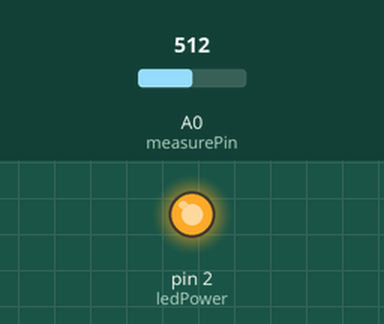
This sketch was run on a simulated Arduino Uno, built with avr-gcc and run on an emulated ATmega328P. Shown: output pins drawn as LEDs (lit = HIGH). The test bench sets the inputs (shaded band); at power-on: A0 (measurePin) = 512. What the sketch prints to the serial monitor is not drawn.

Above: at 0.1 s.
Timing chart, 0 to 1.6 s (numbered marks = the images above):
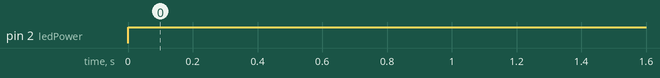

The sketch:

pm2.5MeasureParticulateMatter.ino
```cpp
const int measurePin = A0;
const int ledPower = 2;

const int samplingTime = 280;
const int deltaTime = 40;
const int sleepTime = 9680;

float voMeasured = 0;
float calcVoltage = 0;
float dustDensity = 0;

void setup() {
  Serial.begin(9600);
  pinMode(ledPower, OUTPUT);
}

void loop() {
  digitalWrite(ledPower, LOW); // Power off the LED
  delayMicroseconds(samplingTime);

  voMeasured = analogRead(measurePin); // Read analog pin A0
  digitalWrite(ledPower, HIGH); // Power on the LED
  delayMicroseconds(deltaTime);

  calcVoltage = voMeasured * (5.0 / 1024.0);  // Convert to voltage (0 - 5v mapped to 0 - 1024 integer values)
  dustDensity = 170 * calcVoltage - 0.1;

  // Serial.print("Voltage: ");
  // Serial.println(calcVoltage);
  Serial.print("Dust Density: ");
  Serial.println(dustDensity/10.0);

  delay(sleepTime);
}
```

Measured:
- by itself, pin 2 (ledPower): LOW → HIGH at 0.00 s
